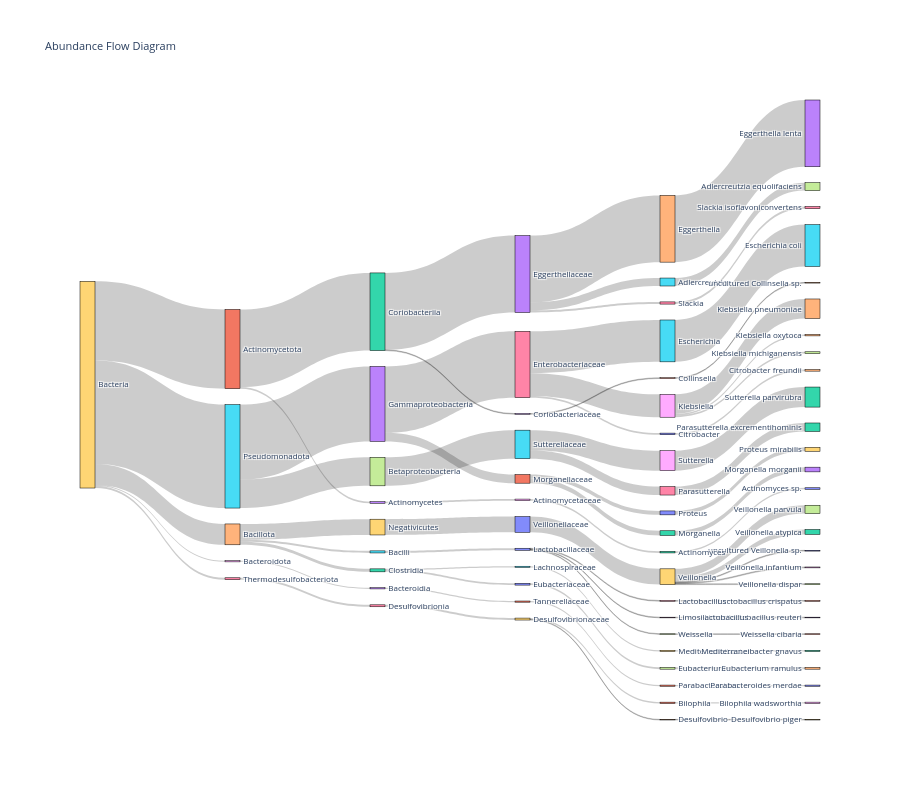

Here is the notebook cell this chart was saved with:
### Code cell
operon_abd_data_CD = mds.filter.obs(pl.col("disease_group") == "CD").groupby.var(["pfam_domain","species"]).agg("sum").groupby.var(["species"]).agg("median")
operon_abd_data_CD.pl.sankey(
   hierarchy_cols=["domain","phylum","class","family","genus", "species"], min_abundance=0.1
)

### Figure 1 — Plotly figure (JSON) as saved in the notebook; plotly's stock layout.template omitted (floating-point values rounded to 4 significant figures)
{"data": [{"link": {"hovertemplate": "Flow from %{source.label} to %{target.label}: %{value:.2e}<extra></extra>", "source": [29, 4, 55, 20, 46, 29, 18, 3, 61, 21, 20, 68, 4, 12, 10, 37, 20, 67, 29, 71, 72, 33, 6, 29, 56, 66, 69, 51, 4, 59, 70, 9, 9, 29, 5, 53, 26, 8, 9, 72, 73, 41, 71, 63, 28, 22, 53, 1, 30, 8, 26, 50, 26, 25, 8, 9, 12, 35, 19, 9, 69, 74, 1, 62, 33, 15, 5, 17, 45, 16, 33, 44, 45, 58], "target": [4, 55, 20, 46, 11, 18, 3, 61, 21, 40, 68, 23, 12, 10, 37, 64, 67, 31, 71, 72, 33, 6, 36, 56, 66, 69, 51, 48, 59, 70, 9, 38, 47, 5, 53, 26, 8, 24, 42, 73, 41, 34, 63, 28, 22, 60, 1, 30, 39, 57, 50, 54, 25, 65, 14, 27, 35, 19, 32, 0, 74, 49, 62, 43, 15, 7, 17, 45, 16, 2, 44, 13, 58, 52], "value": [3.728, 0.3757, 0.3757, 0.1383, 0.1383, 0.2095, 0.2095, 0.2095, 0.2095, 0.2095, 0.1252, 0.1252, 0.5337, 0.3256, 0.3256, 0.3256, 0.1122, 0.1122, 14.16, 13.88, 13.75, 0.3929, 0.3929, 0.3504, 0.3504, 0.3504, 0.2382, 0.2382, 2.818, 2.818, 2.818, 0.1554, 0.1508, 18.5, 13.4, 11.86, 4.085, 3.493, 0.8742, 0.1282, 0.1282, 0.1282, 0.2826, 0.2826, 0.2826, 0.2826, 1.543, 0.703, 0.703, 0.3296, 0.2902, 0.2902, 7.483, 7.483, 0.2626, 1.496, 0.2081, 0.2081, 0.2081, 0.1421, 0.1122, 0.1122, 0.8401, 0.8401, 1.423, 1.423, 5.095, 5.095, 1.512, 1.512, 11.93, 11.93, 3.583, 3.583]}, "node": {"label": ["uncultured Veillonella sp.", "Morganellaceae", "Parasutterella excrementihominis", "Bacteroidia", "Bacillota", "Pseudomonadota", "Slackia", "Adlercreutzia equolifaciens", "Klebsiella", "Veillonella", "Eubacteriaceae", "Lactobacillus crispatus", "Clostridia", "Eggerthella lenta", "Klebsiella oxytoca", "Adlercreutzia", "Parasutterella", "Betaproteobacteria", "Bacteroidota", "Mediterraneibacter", "Lactobacillaceae", "Parabacteroides", "Actinomyces", "Limosilactobacillus reuteri", "Klebsiella pneumoniae", "Escherichia", "Enterobacteriaceae", "Veillonella parvula", "Actinomycetaceae", "Bacteria", "Proteus", "Weissella cibaria", "Mediterraneibacter gnavus", "Eggerthellaceae", "uncultured Collinsella sp.", "Lachnospiraceae", "Slackia isoflavoniconvertens", "Eubacterium", "Veillonella infantium", "Proteus mirabilis", "Parabacteroides merdae", "Collinsella", "Veillonella atypica", "Morganella morganii", "Eggerthella", "Sutterellaceae", "Lactobacillus", "Veillonella dispar", "Bilophila wadsworthia", "Desulfovibrio piger", "Citrobacter", "Bilophila", "Sutterella parvirubra", "Gammaproteobacteria", "Citrobacter freundii", "Bacilli", "Thermodesulfobacteriota", "Klebsiella michiganensis", "Sutterella", "Negativicutes", "Actinomyces sp.", "Tannerellaceae", "Morganella", "Actinomycetes", "Eubacterium ramulus", "Escherichia coli", "Desulfovibrionia", "Weissella", "Limosilactobacillus", "Desulfovibrionaceae", "Veillonellaceae", "Actinomycetota", "Coriobacteriia", "Coriobacteriaceae", "Desulfovibrio"], "line": {"color": "black", "width": 0.5}, "pad": 25, "thickness": 15}, "type": "sankey"}], "layout": {"font": {"size": 8}, "height": 800, "title": {"text": "Abundance Flow Diagram"}}}
